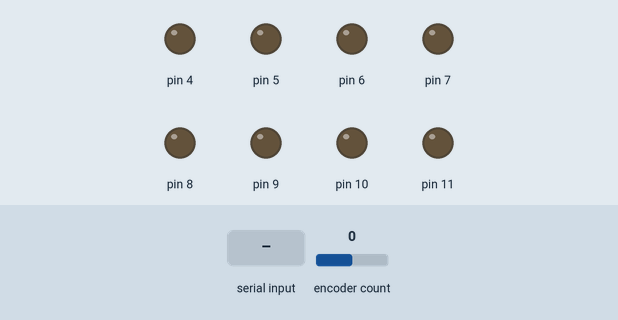
This sketch was run on a simulated Arduino Uno, built with avr-gcc and run on an emulated ATmega328P. On the bench: output pins drawn as LEDs (lit = HIGH). The inputs (shaded band) are chosen by the test bench; at power-on: encoder count 0.

Above: at 1.4 s.
1.5 s: encoder count set to 1
At 2.4 s:
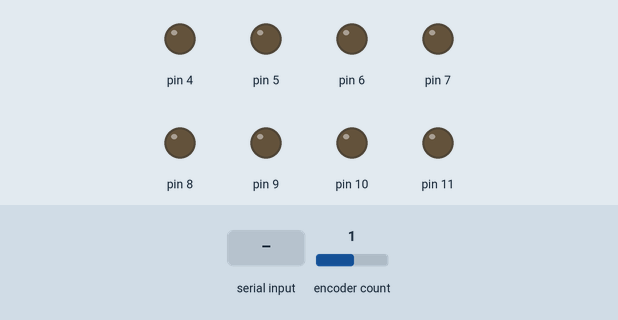
3.0 s: "30,150,10,200,45,90\n" received over Serial
At 5.8 s:
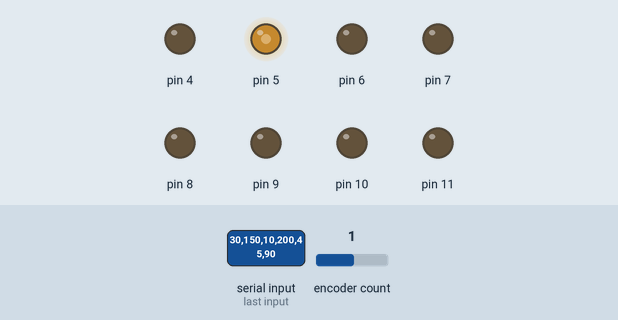
6.0 s: encoder count set to 0
At 7.1 s:
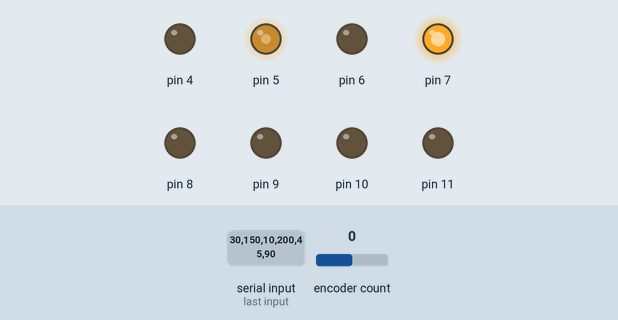
7.5 s: "90,45,200\n" received over Serial
At 8.3 s:
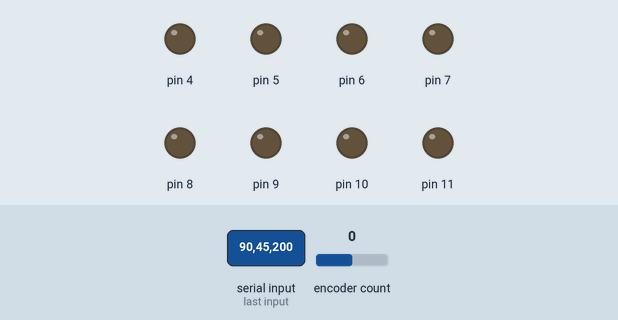
10.0 s: "30,150,10\n" received over Serial
At 11.2 s:
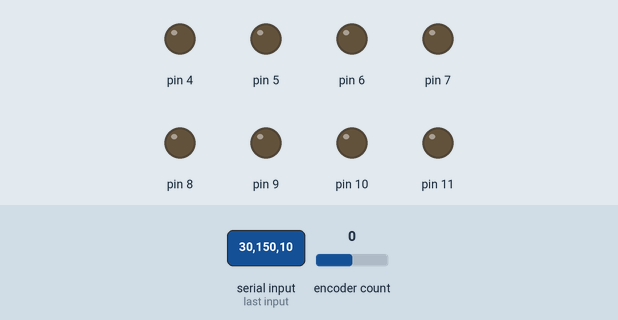
Timing chart, 0 to 12.5 s (numbered marks = the images above; inputs shaded):
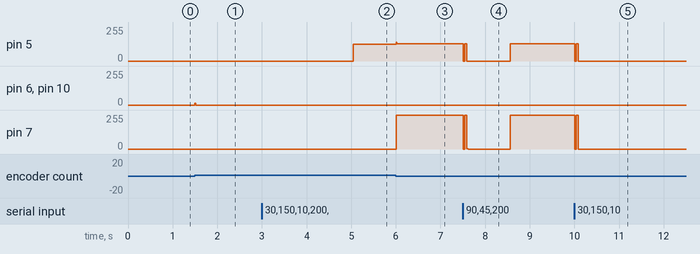

Measured:
- after the input at 1.5 s, pin 6, pin 10: 0/255 → 12/255 at once, → 0/255 0.02 s later
- after the input at 3.0 s, pin 5: 0/255 → 127/255 after 2.0 s
- after the input at 6.0 s, pin 5: 127/255 → 130/255 at once; pin 7: 0/255 → 255/255 at once
- after the input at 7.5 s, pin 5: 130/255 → 0/255 at once, → 130/255 1.1 s later; pin 7: 255/255 → 0/255 at once, → 255/255 1.1 s later
- after the input at 10.0 s, pin 5: 130/255 → 0/255 at once; pin 7: 255/255 → 0/255 at once

The sketch:

mecanum_v04.ino
```cpp
#include <Encoder.h>
#include <PID_v1.h>


class MechanumController {
  private:
    // default to 4
    unsigned int motor_pin_base;
    // default to 2
    unsigned int encoder_pin_base;
    int slave_polarity[3];
    double encoder_value;
    double previous_encoder_value;
    double target_position;
    double velocity;
    double target_velocity;
    double output_position_delta, output_position_magnitude;
    double output_velocity_delta;
    bool encoder_changed;
    PID position_pid;
    PID velocity_pid;
    Encoder encoder;

  public:
    MechanumController(unsigned int _motor_base, unsigned int _encoder_base):
      motor_pin_base(_motor_base), encoder_pin_base(_encoder_base),
      position_pid(&encoder_value, &output_position_delta, &target_position, 0.65, 0.0, 0.05, DIRECT),
      velocity_pid(&velocity, &output_velocity_delta, &target_velocity, 4, 0.0, 0.0, DIRECT),
      encoder(_encoder_base, _encoder_base + 1)
    {}
    int get_pos(){
      return encoder_value;
    }
    bool is_moving(){
      return previous_encoder_value != encoder_value;
    }
    bool has_arrived(){
      return abs(encoder_value - target_position) < 50;
    }
    void init_pids(int _interval)
    {
      position_pid.SetMode(AUTOMATIC);
      position_pid.SetOutputLimits(-255, 255);
      position_pid.SetSampleTime(_interval);

      velocity_pid.SetMode(AUTOMATIC);
      velocity_pid.SetOutputLimits(-255, 255);
      velocity_pid.SetSampleTime(_interval);

      for(unsigned int pin = motor_pin_base; pin < motor_pin_base + 8; pin++){
         pinMode(pin, OUTPUT);
      }
      set_to_off();

    }

    void init_targets(double init_targ_pos, double init_targ_vel, int lr, int rf, int rr)
    {
       target_position = init_targ_pos;
       target_velocity = init_targ_vel;
       slave_polarity[0] = lr;
       slave_polarity[1] = rf;
       slave_polarity[2] = rr;
    }

    void dump()
    {
      Serial.print("'position':");
      Serial.print(encoder_value);
      Serial.print(", 'velocity':");
      Serial.print(velocity);
      Serial.print(", 'lr':");
      Serial.print(slave_polarity[0]);
      Serial.print(", 'rf':");
      Serial.print(slave_polarity[1]);
      Serial.print(", 'rr':");
      Serial.print(slave_polarity[2]);
    }

    void set_to_off(){
      for(unsigned int pin = motor_pin_base; pin < motor_pin_base + 8; pin++){
        digitalWrite(pin, LOW);
      }
    }

    void cycle()
    {
      encoder_changed = false;
      encoder_value = encoder.read();
      velocity = abs(encoder_value - previous_encoder_value);
      position_pid.Compute();
      velocity_pid.Compute();
      output_position_magnitude = abs(output_position_delta);
      output_position_magnitude = constrain(output_position_magnitude, 0, abs(output_velocity_delta));

      if(output_position_delta > 0){
          digitalWrite(motor_pin_base, LOW);
          analogWrite(motor_pin_base + 1, output_position_magnitude);
      } else if(output_position_delta < 0){
          analogWrite(motor_pin_base, output_position_magnitude);
          digitalWrite(motor_pin_base + 1, LOW);
      }
      for(unsigned int index = 0; index < 3; index++){
        unsigned int base = motor_pin_base + 2 + index * 2;
        if(slave_polarity[index] * output_position_delta > 0){
            digitalWrite(base, LOW);
            analogWrite(base + 1, output_position_magnitude);
        } else if(slave_polarity[index] * output_position_delta < 0){
            analogWrite(base, output_position_magnitude);
            digitalWrite(base + 1, LOW);
        }
      }
      if(previous_encoder_value != encoder_value){
        encoder_changed = true;
      }
      previous_encoder_value = encoder_value;
    }
};


MechanumController wheels(4, 20);

const int SET = 10;
const int GET = 20;

int interval = 20;
int timing = 10;
int speed = 255;
long position;
int prev_code;
int test;
unsigned long previousMillis;
unsigned long longMillis;

void setup() {
  Serial.begin(9600);
  delay(100);
  wheels.init_pids(interval);
  wheels.init_targets(0.0, 0.0, 1, 1, 1);
  delay(100);
}

int cmd;
double pos;
double spd;
int lr_dir;
int rf_dir;
int rr_dir;
int motion_started = 0;
int cycle_count = 0;

void loop() {
  unsigned long currentMillis = millis();
  if (currentMillis - previousMillis >= interval) {
    previousMillis = currentMillis;

    wheels.cycle();
    //wheels.dump();
    //Serial.println("");
    if (!(wheels.is_moving())) {
      if(motion_started && wheels.has_arrived()){
        Serial.print("'wheels': { ");
        wheels.dump();
        Serial.println("}");
        motion_started = 0;
        cycle_count = 0;
      } else if(Serial.available()){
        wheels.set_to_off();
        cmd = Serial.parseInt();
        if(cmd == SET){
          pos = Serial.parseFloat();
          spd = Serial.parseFloat();
          lr_dir = Serial.parseFloat();
          rf_dir = Serial.parseFloat();
          rr_dir = Serial.parseFloat();
          wheels.init_targets(pos, spd, lr_dir, rf_dir, rr_dir);
          motion_started = 1;
        } else if(cmd == GET) {
          Serial.print("'wheels': { ");
          wheels.dump();
          Serial.println("}");
        }
      }
    }
    cycle_count += 1;
  }
}
```
